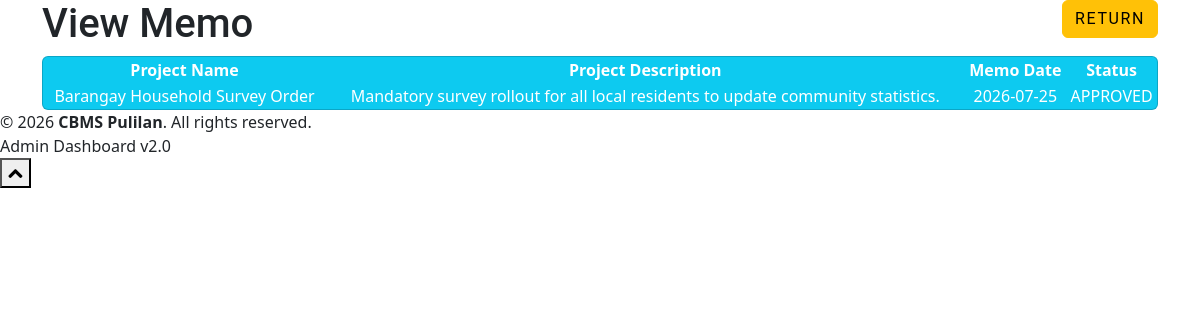
Page /brgyviewmemo.php on the committed database.
### tables this page shows
CREATE TABLE IF NOT EXISTS `memo` (
  `memo_id` int NOT NULL AUTO_INCREMENT,
  `project_name` text NOT NULL,
  `project_description` text NOT NULL,
  `picture` varchar(255) DEFAULT NULL,
  `memo_date` date NOT NULL,
  `receiver` text NOT NULL,
  `memo_status` varchar(100) NOT NULL DEFAULT 'PENDING',
  `notification_status` varchar(100) NOT NULL DEFAULT 'UNSEEN',
  PRIMARY KEY (`memo_id`)
);

### brgyviewmemo.php (the view, shortened to what this page needs)
<!DOCTYPE html>
<html>
<head>
    <link rel="stylesheet" type="text/css" href="css/style.default.css">
    <link href="assets/plugins/bootstrap/bootstrap.css" rel="stylesheet" />
    <link href="assets/font-awesome/css/font-awesome.css" rel="stylesheet" />
    <link href="assets/plugins/pace/pace-theme-big-counter.css" rel="stylesheet" />
    <link href="assets/css/style.css" rel="stylesheet" />
    <link href="assets/css/main-style.css" rel="stylesheet" />
    <link href="assets/plugins/morris/morris-0.4.3.min.css" rel="stylesheet" />
   </head>
<body>
<form method="POST">
    <div class="container">
            <div class="row">
                <div class="col-lg-12">
                    <h1 class="page-header">View Memo
                        <a href="brgyindex.php" class="btn btn-warning float-end">Return</a>
                    </h1>
                </div>
            </div>
    <div class="card bg-info text-white col col-lg-12 col-md-12 center" align="center">
            <table class="table-condensed">
              <thead class="label-info">
                <tr>
                    <th>Project Name</th>
                    <th>Project Description</th>
                    <th>Memo Date</th>
                    <th>Status</th>
                </tr>
              </thead>
              <tbody id="livesearch">
                <?php
                $connection = mysqli_connect('localhost','root','','pulilan');
                $sql = mysqli_query($connection, "SELECT * from memo where memo_status = 'APPROVED'");
                if($sql){
                while($result = mysqli_fetch_assoc($sql))
         {
             ?>
              <tr>
              <td><?php echo $result['project_name'];?></td>
              <td><?php echo $result['project_description'];?></td>
              <td><?php echo $result['memo_date'];?></td>
              <td><?php echo $result['memo_status'];?></td>
            </tr>
        <?php
}
}
    ?>
</tbody>
    </table>
    </div>

### css/style.default.css (style rules this page uses)
body { font-weight: 400; }
html, body, #all { height: 100%; min-height: 100%; }
button, a.btn, input.btn { -webkit-transition: all 0.2s ease-out; -moz-transition: all 0.2s ease-out; transition: all 0.2s ease-out; }
body { font-family: Roboto, sans-serif; font-size: 14px; line-height: 1.42857143; color: #555555; background-color: #ffffff; }
a { color: #6aae7a; text-decoration: none; }
.btn { font-weight: bold; font-family: Roboto, sans-serif; text-transform: uppercase; padding: 6px 12px; font-size: 14px; line-height: 1.42857143; border-radius: 0; letter-spacing: 0.1em; }
h1, h2, h3, h4, h5, h6, .h1, .h2, .h3, .h4, .h5, .h6 { font-family: Roboto, sans-serif; font-weight: 500; line-height: 1.1; color: inherit; }
h1, .h1, h2, .h2, h3, .h3 { margin-top: 20px; margin-bottom: 20px; }

### assets/css/style.css (style rules this page uses)
body { min-height: 100%; height: max-content; }
tr th, tr td { text-align: center; }

### rows in the picture
memo: project_name "Barangay Household Survey Order", project_description "Mandatory survey rollout for all local residents to update community statistics.", memo_date "2026-07-25", memo_status "APPROVED"
